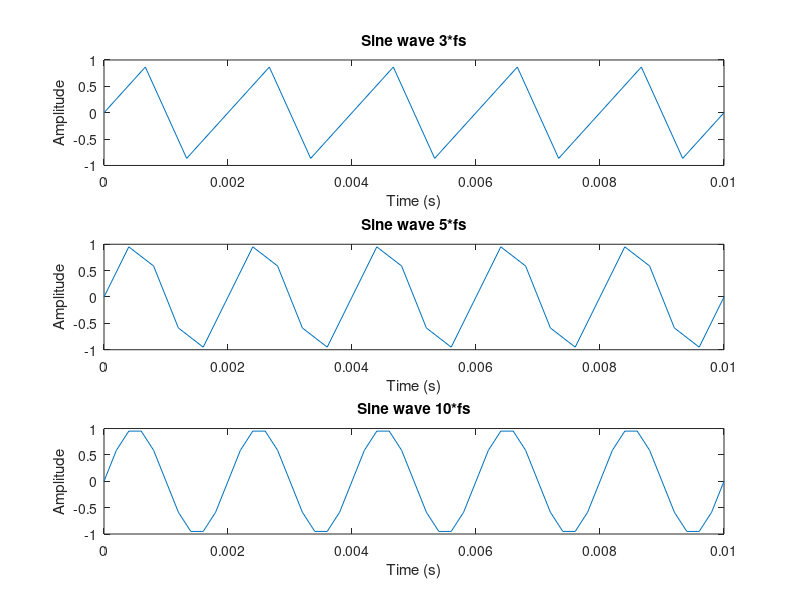

Write the MATLAB code that produced this figure.
f = 500; %frequency
a = 1;  %amplitude
fs = 50*f; %sample 50 points per second
dt = 1/fs;
t = 0:dt:0.04;

y=a*sin(2*pi*f*t); 


fs1 = 3*f;
dt1 = 1/fs1;
t1 = 0:dt1:0.01;
y1 = a*sin(2*pi*f*t1);

fs2 = 5*f;
dt2 = 1/fs2;
t2 = 0:dt2:0.01;
y2 = a*sin(2*pi*f*t2);



fs3 = 10*f;
dt3 = 1/fs3;
t3 = 0:dt3:0.01;
y3 = a*sin(2*pi*f*t3);


figure;
subplot(3,1,1);
plot(t1,y1);
xlabel('Time (s)');
ylabel('Amplitude');
title('Sine wave 3*fs');
subplot(3,1,2);
plot(t2,y2);
xlabel('Time (s)');
ylabel('Amplitude');
title('Sine wave 5*fs');
subplot(3,1,3);
plot(t3,y3);
xlabel('Time (s)');
ylabel('Amplitude');
title('Sine wave 10*fs');

